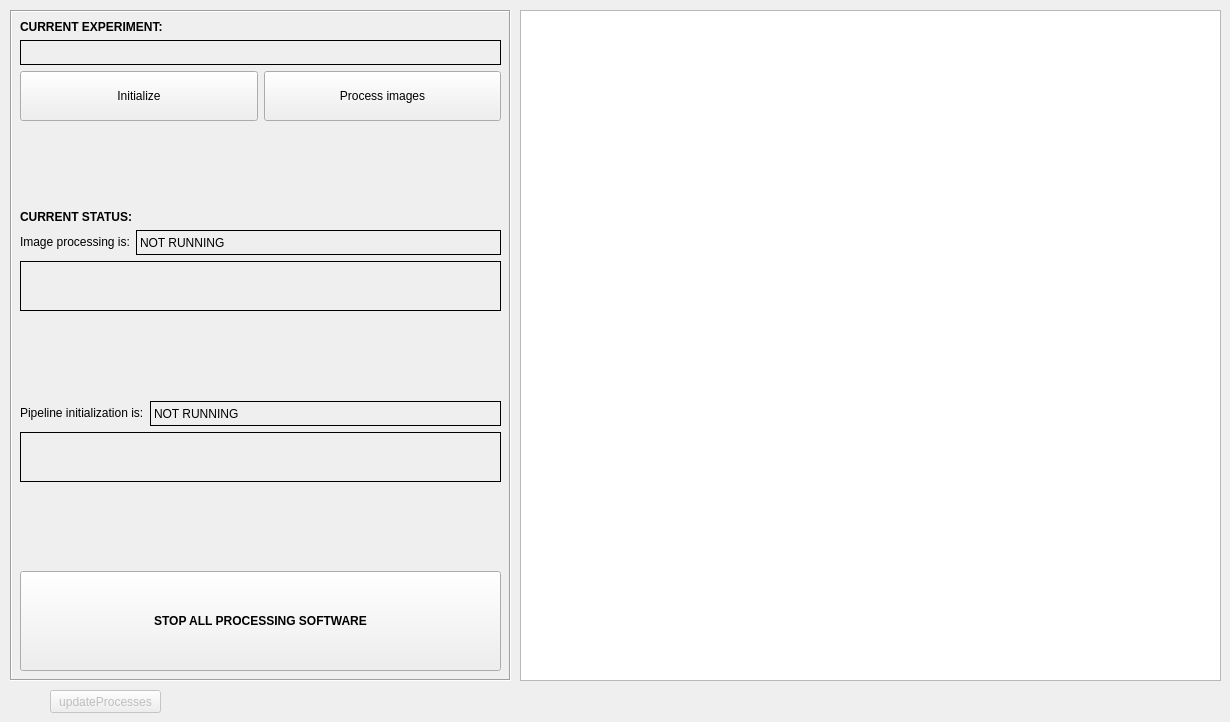
    <widget class="QWidget" name="tab_1">
     <attribute name="title">
      <string>Polonator</string>
     </attribute>
     <widget class="QPushButton" name="pushButton">
      <property name="enabled">
       <bool>false</bool>
      </property>
      <property name="geometry">
       <rect>
        <x>50</x>
        <y>690</y>
        <width>111</width>
        <height>23</height>
       </rect>
      </property>
      <property name="text">
       <string>updateProcesses</string>
      </property>
     </widget>
     <widget class="QTextEdit" name="polonator_textarea">
      <property name="geometry">
       <rect>
        <x>520</x>
        <y>10</y>
        <width>701</width>
        <height>671</height>
       </rect>
      </property>
      <property name="sizePolicy">
       <sizepolicy hsizetype="Fixed" vsizetype="Expanding">
        <horstretch>0</horstretch>
        <verstretch>0</verstretch>
       </sizepolicy>
      </property>
      <property name="minimumSize">
       <size>
        <width>701</width>
        <height>0</height>
       </size>
      </property>
      <property name="maximumSize">
       <size>
        <width>16777215</width>
        <height>16777215</height>
       </size>
      </property>
      <property name="font">
       <font>
        <family>Courier New</family>
       </font>
      </property>
      <property name="statusTip">
       <string>Output window</string>
      </property>
     </widget>
     <widget class="QFrame" name="frame_3">
      <property name="geometry">
       <rect>
        <x>10</x>
        <y>10</y>
        <width>501</width>
        <height>671</height>
       </rect>
      </property>
      <property name="frameShape">
       <enum>QFrame::Box</enum>
      </property>
      <property name="frameShadow">
       <enum>QFrame::Sunken</enum>
      </property>
      <widget class="QWidget" name="verticalLayoutWidget_10">
       <property name="geometry">
        <rect>
         <x>10</x>
         <y>10</y>
         <width>481</width>
         <height>651</height>
        </rect>
       </property>
       <layout class="QVBoxLayout" name="verticalLayout_21">
        <item>
         <widget class="QLabel" name="label">
          <property name="font">
           <font>
            <weight>75</weight>
            <bold>true</bold>
           </font>
          </property>
          <property name="text">
           <string>CURRENT EXPERIMENT:</string>
          </property>
         </widget>
        </item>
        <item>
         <widget class="QLabel" name="polonator_experiment">
          <property name="minimumSize">
           <size>
            <width>0</width>
            <height>25</height>
           </size>
          </property>
          <property name="statusTip">
           <string>Current experiment</string>
          </property>
          <property name="frameShape">
           <enum>QFrame::Box</enum>
          </property>
          <property name="text">
           <string/>
          </property>
          <property name="alignment">
           <set>Qt::AlignLeading|Qt::AlignLeft|Qt::AlignTop</set>
          </property>
          <property name="wordWrap">
           <bool>true</bool>
          </property>
         </widget>
        </item>
        <item>
         <layout class="QHBoxLayout" name="horizontalLayout_3">
          <item>
           <widget class="QPushButton" name="polonator_initialize">
            <property name="sizePolicy">
             <sizepolicy hsizetype="Expanding" vsizetype="Fixed">
              <horstretch>0</horstretch>
              <verstretch>0</verstretch>
             </sizepolicy>
            </property>
            <property name="minimumSize">
             <size>
              <width>0</width>
              <height>50</height>
             </size>
            </property>
            <property name="statusTip">
             <string>Initialize processor</string>
            </property>
            <property name="text">
             <string>Initialize</string>
            </property>
           </widget>
          </item>
          <item>
           <widget class="QPushButton" name="polonator_process">
            <property name="sizePolicy">
             <sizepolicy hsizetype="Expanding" vsizetype="Fixed">
              <horstretch>0</horstretch>
              <verstretch>0</verstretch>
             </sizepolicy>
            </property>
            <property name="minimumSize">
             <size>
              <width>0</width>
              <height>50</height>
             </size>
            </property>
            <property name="statusTip">
             <string>Process images</string>
            </property>
            <property name="text">
             <string>Process images</string>
            </property>
            <property name="enterEvent" stdset="0">
             <bool>false</bool>
            </property>
           </widget>
          </item>
         </layout>
        </item>
        <item>
         <spacer name="verticalSpacer_16">
          <property name="orientation">
           <enum>Qt::Vertical</enum>
          </property>
          <property name="sizeHint" stdset="0">
           <size>
            <width>20</width>
            <height>40</height>
           </size>
          </property>
         </spacer>
        </item>
        <item>
         <widget class="QLabel" name="label_2">
          <property name="font">
           <font>
            <weight>75</weight>
            <bold>true</bold>
           </font>
          </property>
          <property name="text">
           <string>CURRENT STATUS:</string>
          </property>
         </widget>
        </item>
        <item>
         <layout class="QFormLayout" name="formLayout_8">
          <property name="fieldGrowthPolicy">
           <enum>QFormLayout::AllNonFixedFieldsGrow</enum>
          </property>
          <item row="0" column="0">
           <widget class="QLabel" name="label_3">
            <property name="text">
             <string>Image processing is:</string>
            </property>
            <property name="alignment">
             <set>Qt::AlignLeading|Qt::AlignLeft|Qt::AlignVCenter</set>
            </property>
           </widget>
          </item>
          <item row="0" column="1">
           <widget class="QLabel" name="polonator_processorstatus">
            <property name="minimumSize">
             <size>
              <width>0</width>
              <height>25</height>
             </size>
            </property>
            <property name="statusTip">
             <string>Image processor status</string>
            </property>
            <property name="frameShape">
             <enum>QFrame::Box</enum>
            </property>
            <property name="text">
             <string>NOT RUNNING</string>
            </property>
           </widget>
          </item>
         </layout>
        </item>
        <item>
         <widget class="QLabel" name="polonator_processorpath">
          <property name="minimumSize">
           <size>
            <width>0</width>
            <height>50</height>
           </size>
          </property>
          <property name="statusTip">
           <string>Image processor path</string>
          </property>
          <property name="frameShape">
           <enum>QFrame::Box</enum>
          </property>
          <property name="text">
           <string/>
          </property>
          <property name="alignment">
           <set>Qt::AlignLeading|Qt::AlignLeft|Qt::AlignTop</set>
          </property>
         </widget>
        </item>
        <item>
         <spacer name="verticalSpacer_15">
          <property name="orientation">
           <enum>Qt::Vertical</enum>
          </property>
          <property name="sizeHint" stdset="0">
           <size>
            <width>20</width>
            <height>40</height>
           </size>
          </property>
         </spacer>
        </item>
        <item>
         <layout class="QFormLayout" name="formLayout_9">
          <property name="fieldGrowthPolicy">
           <enum>QFormLayout::AllNonFixedFieldsGrow</enum>
          </property>
          <item row="0" column="0">
           <widget class="QLabel" name="label_5">
            <property name="text">
             <string>Pipeline initialization is:</string>
            </property>
           </widget>
          </item>
          <item row="0" column="1">
           <widget class="QLabel" name="polonator_initializestatus">
            <property name="minimumSize">
             <size>
              <width>0</width>
              <height>25</height>
             </size>
            </property>
            <property name="statusTip">
             <string>Initializer status</string>
            </property>
            <property name="frameShape">
             <enum>QFrame::Box</enum>
            </property>
            <property name="text">
             <string>NOT RUNNING</string>
            </property>
           </widget>
          </item>
         </layout>
        </item>
        <item>
         <widget class="QLabel" name="polonator_initializepath">
          <property name="minimumSize">
           <size>
            <width>0</width>
            <height>50</height>
           </size>
          </property>
          <property name="statusTip">
           <string>Pipeline initialization path</string>
          </property>
          <property name="frameShape">
           <enum>QFrame::Box</enum>
          </property>
          <property name="text">
           <string/>
          </property>
          <property name="alignment">
           <set>Qt::AlignLeading|Qt::AlignLeft|Qt::AlignTop</set>
          </property>
         </widget>
        </item>
        <item>
         <spacer name="verticalSpacer_14">
          <property name="orientation">
           <enum>Qt::Vertical</enum>
          </property>
          <property name="sizeHint" stdset="0">
           <size>
            <width>20</width>
            <height>40</height>
           </size>
          </property>
         </spacer>
        </item>
        <item>
         <widget class="QPushButton" name="polonator_kill">
          <property name="minimumSize">
           <size>
            <width>0</width>
            <height>100</height>
           </size>
          </property>
          <property name="font">
           <font>
            <weight>75</weight>
            <bold>true</bold>
           </font>
          </property>
          <property name="statusTip">
           <string>Kill software and update processor</string>
          </property>
          <property name="text">
           <string>STOP ALL PROCESSING SOFTWARE</string>
          </property>
         </widget>
        </item>
       </layout>
      </widget>
     </widget>
    </widget>
